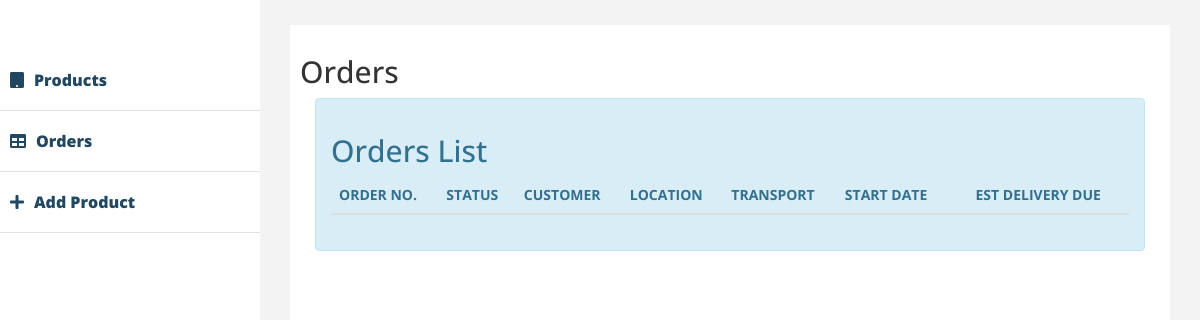
Page /shop/orders/ (signed in) on the earlier database version.
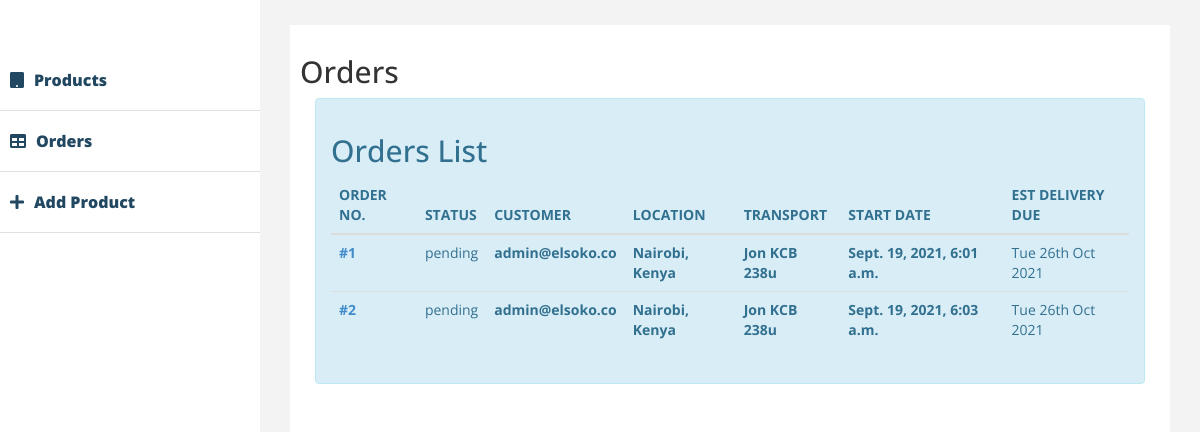
Same page on the later database version.
### main/models.py (models this page shows, shortened)
class Order(models.Model):
    customer = models.ForeignKey(get_user_model(), on_delete=models.CASCADE)
    address = models.CharField(max_length=60)
    location = models.CharField(max_length=60)
    payment = models.CharField(max_length=20)
    transport = models.CharField(max_length=20)
    status = models.CharField(max_length=20, choices=(
        ('pending', 'pending'),
        ('delivered', 'delivered')
    ))
    order_item = models.ManyToManyField(OrderItem)
    paid = models.BooleanField(default=False)
    total = models.FloatField()
    made_on = models.DateTimeField(auto_now_add=True)
    estimated = models.CharField(max_length=100)

### users/models.py (models this page shows, shortened)
class User(PermissionsMixin, AbstractBaseUser):
    email = models.EmailField(_('email address'), unique=True)
    firstname = models.CharField(_('firstname'), max_length=30)
    lastname = models.CharField(_('lastname'), max_length=30)
    image = models.ImageField(upload_to="user images", blank=True, null=True)
    is_active = models.BooleanField(_('active'), default=True)
    date_joined = models.DateTimeField(_('date joined'), auto_now_add=True)
    is_staff = models.BooleanField(_('staff'), default=False)
    location = models.CharField(_('location'), max_length=100)
    phone = models.CharField(_('phone'), max_length=20)
    has_shop = models.BooleanField(_('shop'), default=False)
    objects = UserManager()
    USERNAME_FIELD = 'email'
    REQUIRED_FIELDS = []
    class Meta:
        verbose_name = _('user')
        verbose_name_plural = _('users')

### shop/views.py (the view)
# urls.py: path('orders/', views.shop_orders, name="shop-orders"),
def shop_orders(request):
    context = {}
    user = request.user
    shop_id = Shop.objects.get(owner_id=user.id).id
    _shop_orders = Order.objects.filter(order_item__product__shop_id=shop_id)
    context["shop_orders"] = _shop_orders
    return render(request, 'shop/orders.html', context)

### templates/shop/orders.html (shortened to what this page needs)
{% extends 'shop/base.html' %}
{% load static %}
{% block content %}
    <div class="row">
        <div class="col-lg-12">
         <h2> Orders </h2>
        </div>
    </div>
    <div class="container-fluid bg-white">
        <div class="alert alert-info">
            <div class="col-12 tm-block-col">
                    <div class="tm-bg-primary-dark tm-block tm-block-taller tm-block-scroll">
                        <h2 class="tm-block-title">Orders List</h2>
                        <table class="table">
                            <thead>
                                <tr>
                                    <th scope="col">ORDER NO.</th>
                                    <th scope="col">STATUS</th>
                                    <th scope="col">CUSTOMER</th>
                                    <th scope="col">LOCATION</th>
                                    <th scope="col">TRANSPORT</th>
                                    <th scope="col">START DATE</th>
                                    <th></th>
                                    <th scope="col">EST DELIVERY DUE</th>
                                </tr>
                            </thead>
                            <tbody>
                                {% for order in shop_orders %}
                                <tr>
                                    <th scope="row"><b><a href="#">#{{ order.id }}</a></b></th>
                                    <td>
                                        {{ order.status }}
                                    </td>
                                    <td><b>{{ order.customer }}</b></td>
                                    <th><b>{{ order.location }}</b></th>
                                    <td><b>{{ order.transport }}</b></td>
                                    <td><b>{{ order.made_on }}</b></td>
                                    <td>{{ order.received_on }}</td>
                                    <td>{{ order.estimated }}</td>
                                </tr>
                                {% endfor %}
                            </tbody>
                        </table>
                    </div>
                </div>
            </div>
        </div>
        </div>
    </div>
{% endblock %}

### templates/shop/base.html (shortened to what this page needs)
{% load static %}
<!DOCTYPE html>
<html>
<head>
    <link href="{% static 'css/adminbootstrap.css' %}" rel="stylesheet" />
    <link href="{% static 'css/fontawesome.min.css' %}" rel="stylesheet" />
    <link href="{% static 'css/_custom_.css' %}" rel="stylesheet" />
</head>
<body>
    <div id="">
        <nav class="navbar-default navbar-side" role="navigation">
            <div class="sidebar-collapse">
                <ul class="nav" id="main-menu">
                    <li >
                        <a href="{% url 'shop-dashboard' %}" ><i class="fa fa-tablet "></i>Products</a>
                    </li>
                    <li>
                        <a href="{% url 'shop-orders' %}"><i class="fa fa-table "></i>Orders</a>
                    </li>
                    <li class="link">
                        <a href="{% url 'add-product' %}"><i class="fa fa-plus "></i>Add Product</a>
                    </li>
                </ul>
            </div>
        </nav>
        <div id="page-wrapper" >
            <div id="page-inner">
                {% block content %}
                {% endblock %}
            </div>
</body>
</html>

### static/css/_custom_.css (style rules this page uses)
body { font-family: 'Open Sans', sans-serif; line-height:30px; }
#page-wrapper { padding: 15px 15px; min-height: 600px; background:#F3F3F3; }
#page-inner { width:100%; margin:10px 20px 10px 0px; background-color:#fff!important; padding:10px; min-height:1050px; }
.sidebar-collapse .nav { padding:0; padding-top:50px; }
.sidebar-collapse > .nav > li > a { padding:15px 10px; color: #214761; font-weight: 900; font-size: 16px; }
.sidebar-collapse > .nav > li { border-bottom:1px solid #e1e1e1; }
.navbar-side { border:none; background-color: #fff; }
.nav > li > a > i { margin-right:10px; }
@media (min-width:768px) { #page-wrapper { margin: 0 0 0 260px; padding: 15px 30px; } }
@media (min-width:768px) { .navbar-side { z-index: 1; position: absolute; width: 260px; } }

Differences in the rows shown:
added Order: id "1", status "pending", customer "admin@elsoko.co", location "Nairobi, Kenya", transport "Jon KCB 238u", made_on "Sept. 19, 2021, 6:01 a.m.", estimated "Tue 26th Oct 2021"
added Order: id "2", status "pending", customer "admin@elsoko.co", location "Nairobi, Kenya", transport "Jon KCB 238u", made_on "Sept. 19, 2021, 6:03 a.m.", estimated "Tue 26th Oct 2021"
